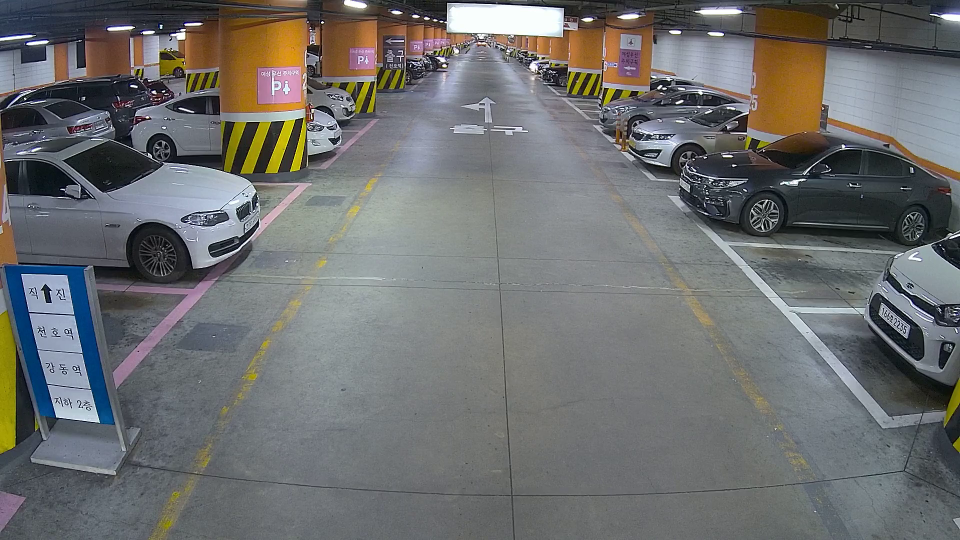
#> input picture image/19_park.png, 1920 x 1080 px (shown at 1/2 size)
$ python sub_19.py
#> lines starting #> are read from the running program, lines starting #| are printed output that depends on the picture; after the words box and inside, x2 and y2 are one past the last pixel; in counts of white or black regions, pixels touching at a corner belong together; pictures that were not available may be replaced by others from this repository, and a replacement may not be noted

import cv2
import numpy as np

cap = cv2.VideoCapture("../video/19.mp4")

first_frame = cv2.imread("image/19_park.png")
#> first_frame is the input picture: shape (1080, 1920, 3); mean B, G, R 110.6, 110.8, 109.6
first_gray = cv2.cvtColor(first_frame, cv2.COLOR_BGR2GRAY)
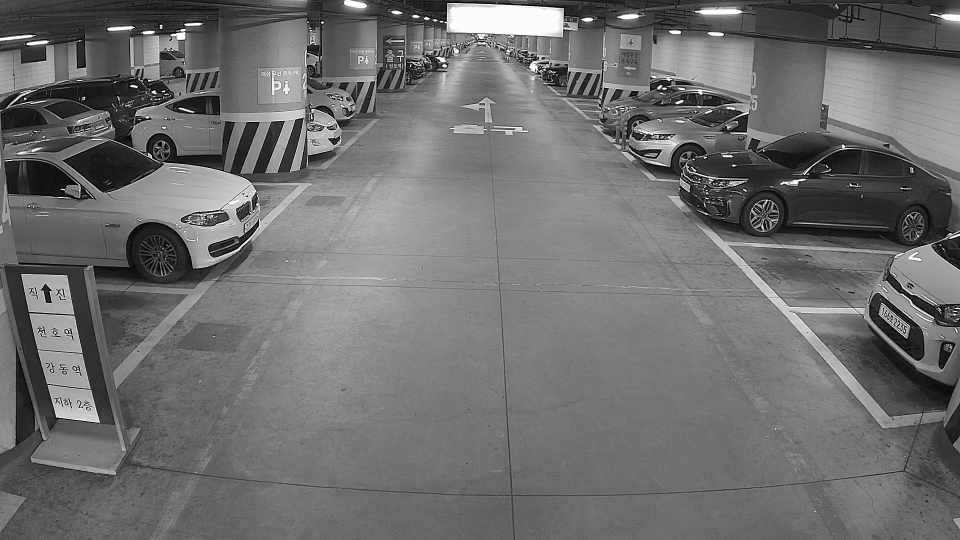
#> first_gray: shape (1080, 1920) (shown at 1/2 size); min 0, max 255, mean 110.3
first_gray = cv2.GaussianBlur(first_gray, (5, 5), 0)

pts1 = np.array([[1440,490],[1920,490],[1920,620],[1570,620]],np.int32)
#pts2 = np.array([[80,400],[530,400],[420,520],[100,500]],np.int32)
#pts3 = np.array([[140,340],[600,330],[530,400],[80,400],[80,375]],np.int32)
while True:
    _, frame = cap.read()
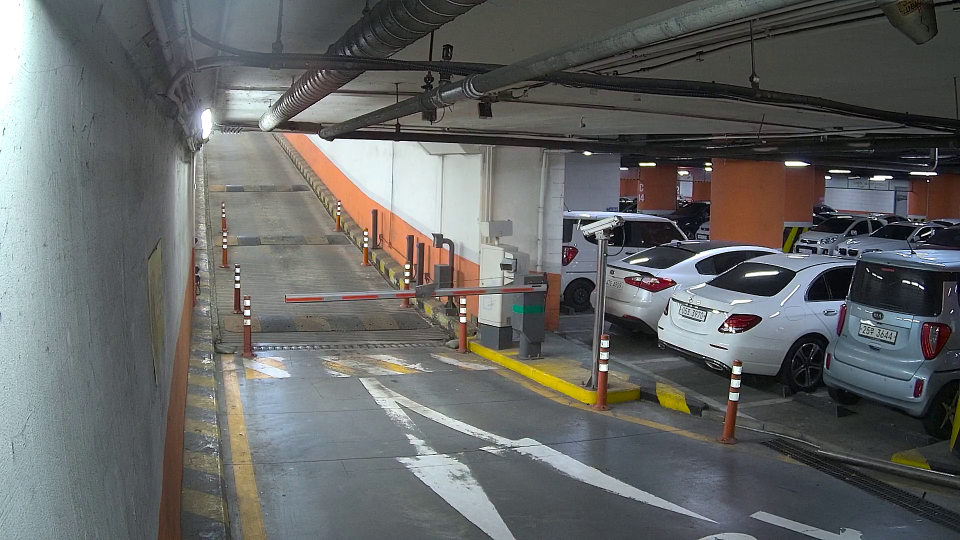
#> input picture image/08.png, 1920 x 1080 px, given in place of 19.mp4, which was not available (shown at 1/2 size)
#> frame is the input picture: shape (1080, 1920, 3); mean B, G, R 101.1, 102.2, 100.4


    gray_frame = cv2.cvtColor(frame, cv2.COLOR_BGR2GRAY)
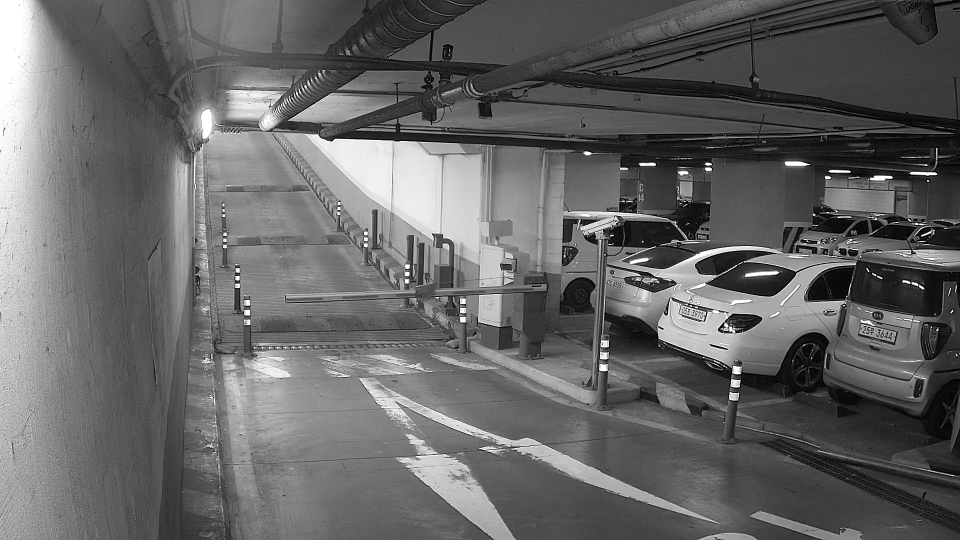
#> gray_frame: shape (1080, 1920) (shown at 1/2 size); min 0, max 255, mean 101.5
    gray_frame = cv2.GaussianBlur(gray_frame, (5, 5), 0)

    difference = cv2.absdiff(first_gray, gray_frame)
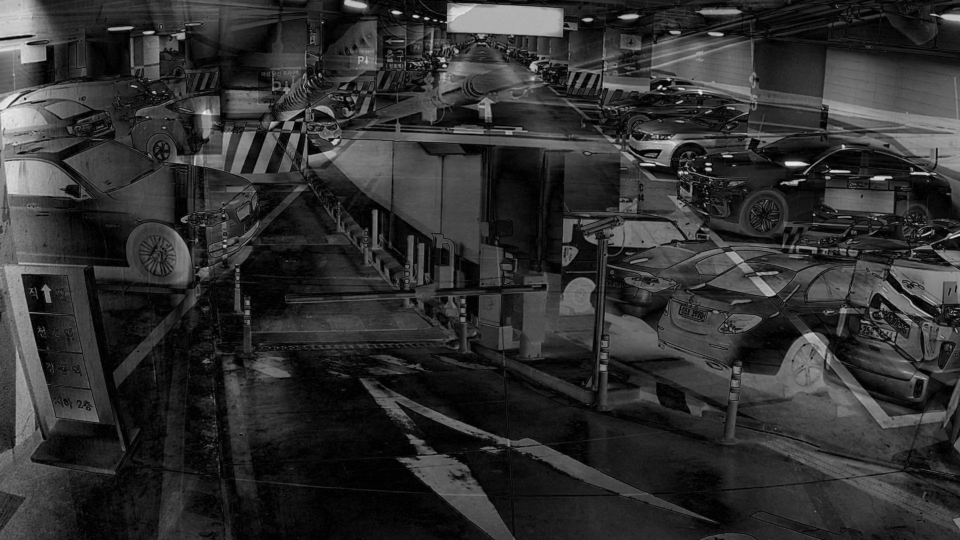
#> difference: shape (1080, 1920) (shown at 1/2 size); min 0, max 246, mean 47.8
    _, difference = cv2.threshold(difference, 25, 255, cv2.THRESH_BINARY)
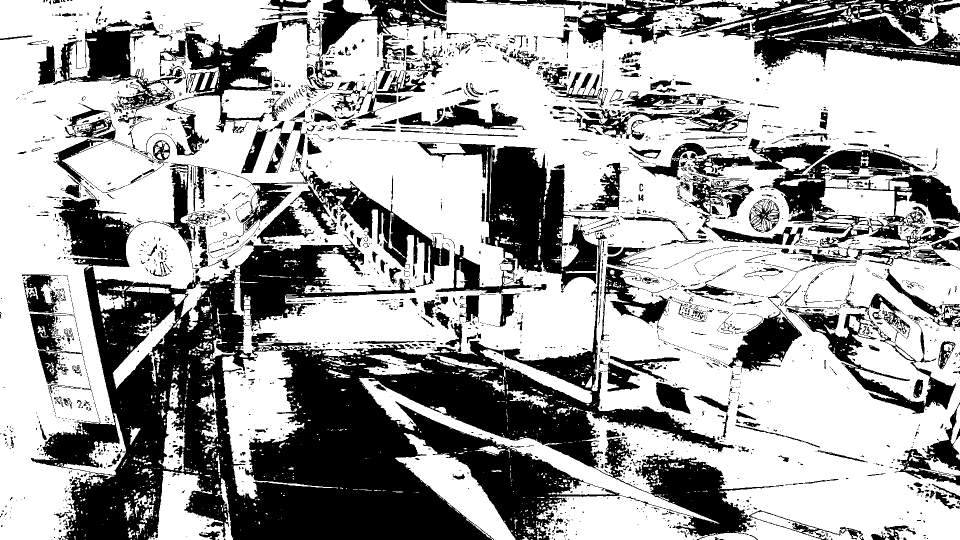
#> difference: shape (1080, 1920) (shown at 1/2 size); 63.9% white; 2699 black regions (2174 under 20 px), largest, box (x1, y1, x2, y2) and area: (62, 209, 1567, 1080) 425393, (1128, 0, 1920, 140) 47090, (1379, 277, 1920, 532) 39233

    cv2.polylines(difference, [pts1], True, (255,255,255), 2)###########polylines
#> difference: shape (1080, 1920); 63.9% white; 2720 black regions (2185 under 20 px), largest, box (x1, y1, x2, y2) and area: (62, 209, 1567, 1080) 425393, (1128, 0, 1920, 140) 47090, (1379, 277, 1920, 489) 35143
    #cv2.polylines(difference, [pts2], True, (255,255,255), 2)
    #cv2.polylines(difference, [pts3], True, (255,255,255), 2)

    #first_frame = cv2.resize(first_frame, (1280, 720), interpolation=cv2.INTER_CUBIC)
    frame = cv2.resize(frame, (1280, 720), interpolation=cv2.INTER_CUBIC)
#> frame: shape (720, 1280, 3)
    difference = cv2.resize(difference, (1280, 720), interpolation=cv2.INTER_CUBIC)
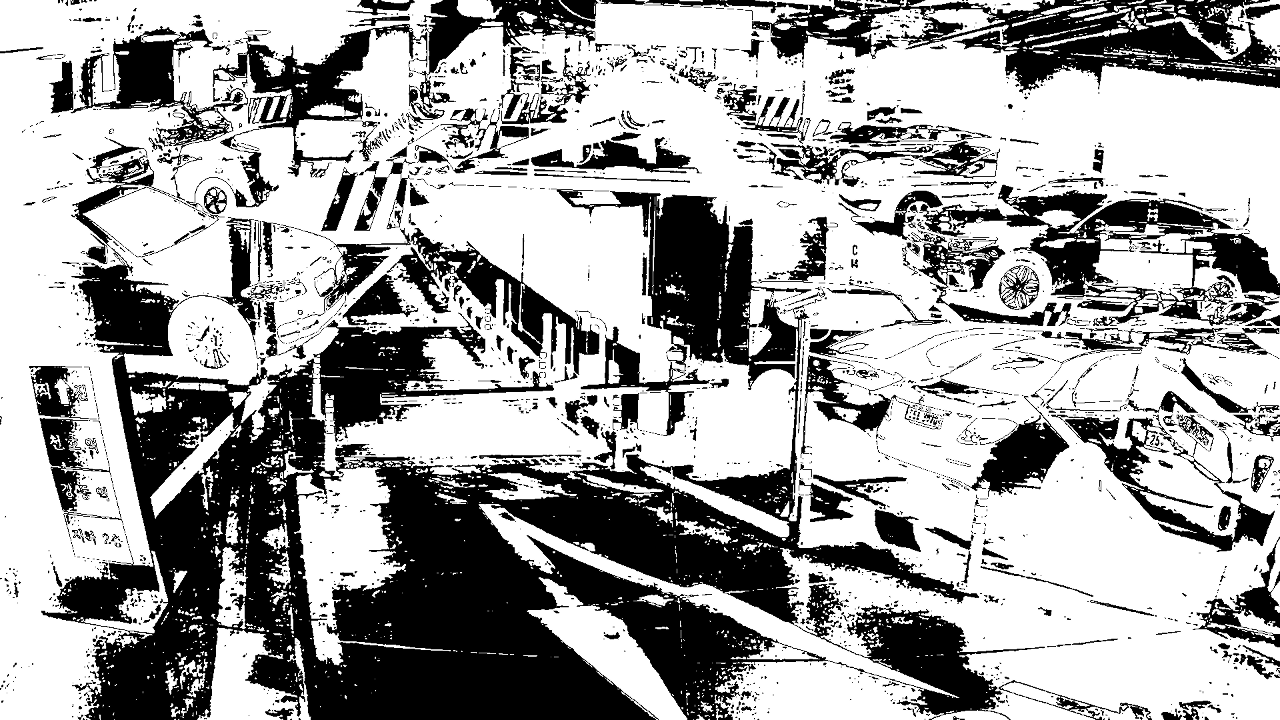
#> difference: shape (720, 1280); min 0, max 255, mean 162.7
    #cv2.imshow("First frame", first_frame)
    #cv2.imshow("Frame", frame)

   # difference = cv2.dilate(difference, (25 ,25), 50)
    mask3 = cv2.cvtColor(difference, cv2.COLOR_GRAY2BGR)  # 3 channel mask
    im_thresh_color = cv2.bitwise_and(frame, mask3)
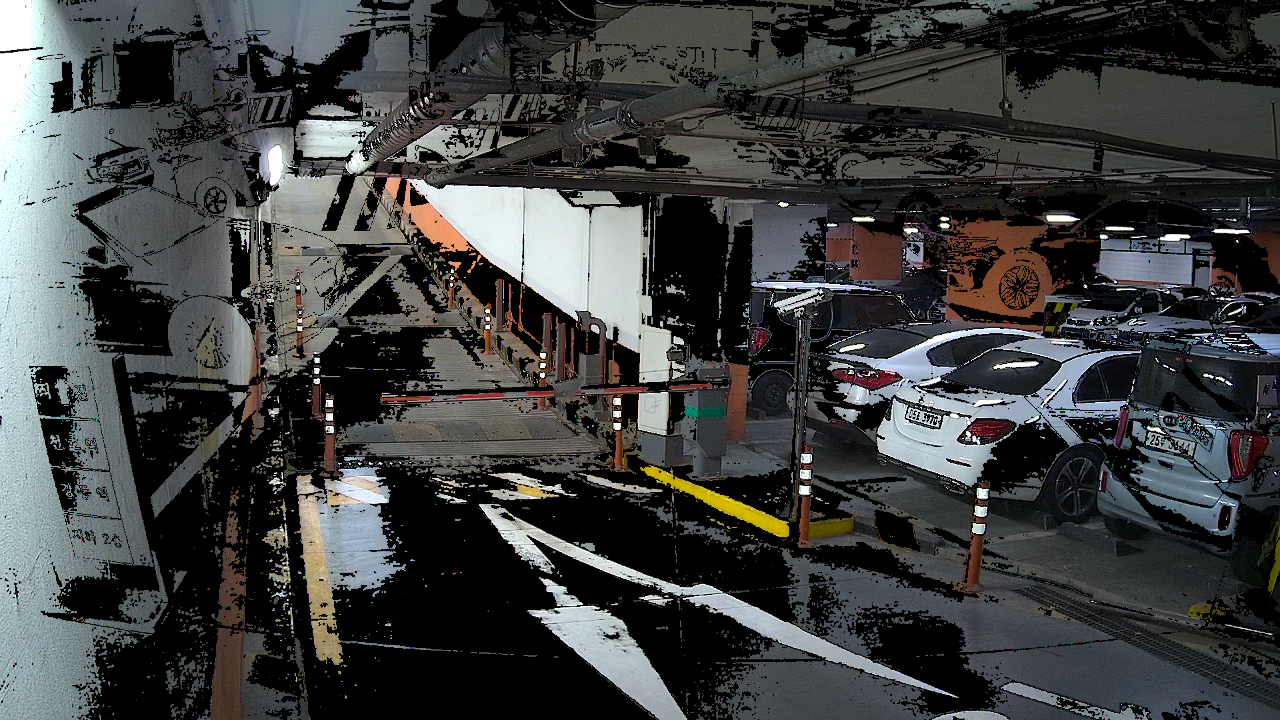
#> im_thresh_color: shape (720, 1280, 3); mean B, G, R 64.4, 64.7, 63.2

    cv2.imshow("difference", difference)
    cv2.imshow("im_thresh_color", im_thresh_color)


    key = cv2.waitKey(30)
#> (key q is pressed here)
    if key == ord("q"):
        break

    if key == ord("s"):
        cv2.imwrite("output.png",frame)
        break

cap.release()
cv2.destroyAllWindows()

"""

import cv2
import numpy as np

cap = cv2.VideoCapture("../video/19.mp4")

subtractor = cv2.createBackgroundSubtractorMOG2(history=20, varThreshold=25, detectShadows=True)

while True:
    _, frame = cap.read()

    mask = subtractor.apply(frame)

    mask = cv2.resize(mask, (1280, 720), interpolation=cv2.INTER_CUBIC)
    cv2.imshow("Frame", frame)
    cv2.imshow("mask", mask)

    key = cv2.waitKey(30)
    if key == ord("q"):
        break

cap.release()
cv2.destroyAllWindows()
"""
